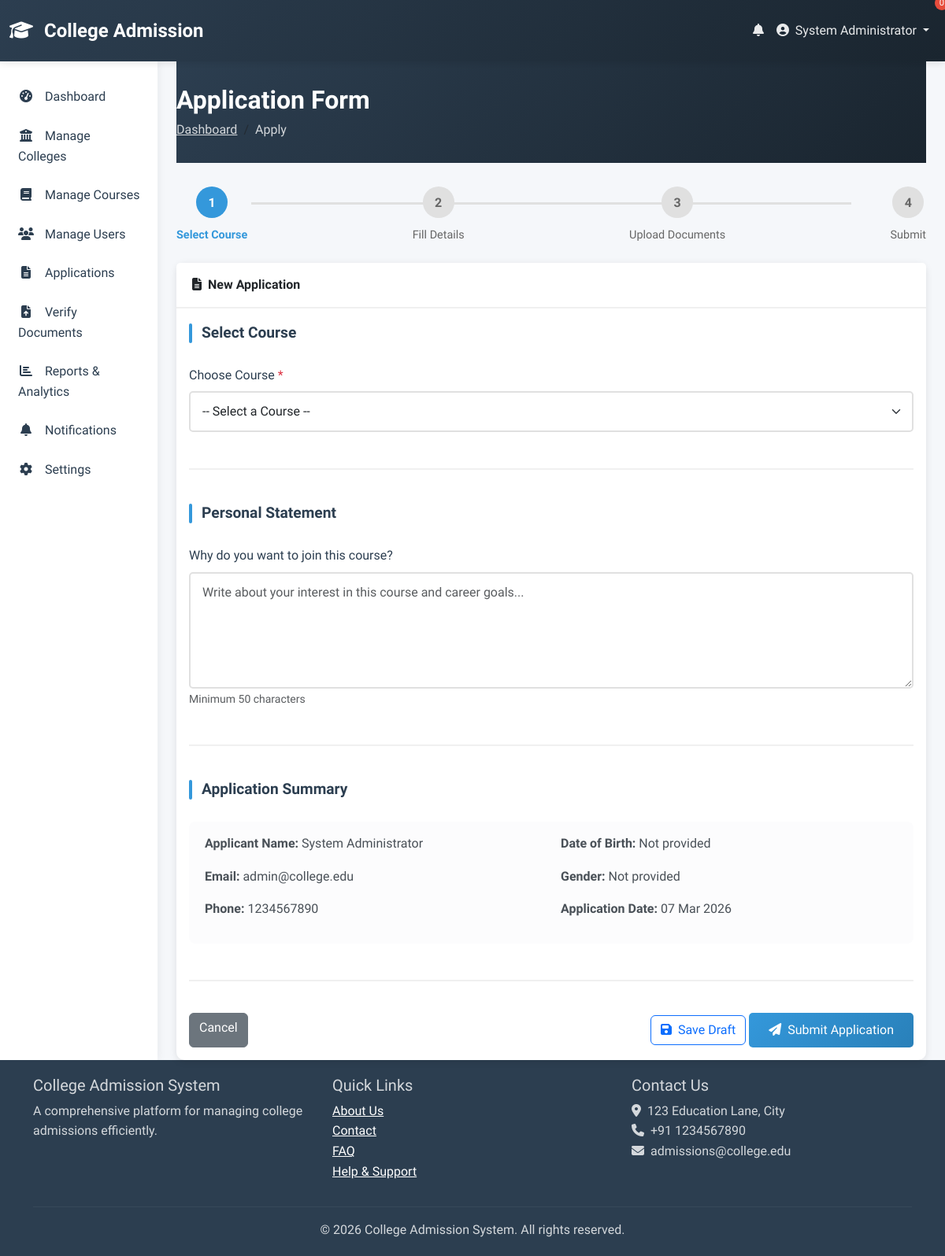
/student/application_form.php (signed in), run on the app's committed database.
### tables this page shows
CREATE TABLE IF NOT EXISTS user_profiles (
    id INT PRIMARY KEY AUTO_INCREMENT,
    user_id INT NOT NULL,
    first_name VARCHAR(100) NOT NULL,
    last_name VARCHAR(100),
    gender ENUM('male', 'female', 'other'),
    date_of_birth DATE,
    phone VARCHAR(20),
    address TEXT,
    city VARCHAR(100),
    state VARCHAR(100),
    pincode VARCHAR(20),
    nationality VARCHAR(50),
    aadhar_number VARCHAR(20),
    profile_image VARCHAR(255),
    created_at TIMESTAMP DEFAULT CURRENT_TIMESTAMP,
    updated_at TIMESTAMP DEFAULT CURRENT_TIMESTAMP ON UPDATE CURRENT_TIMESTAMP,
    FOREIGN KEY (user_id) REFERENCES users(id) ON DELETE CASCADE
);

### student/application_form.php (the view, shortened to what this page needs)
<?php
require_once '../config/db.php';
require_once '../includes/header.php';
$user_id = $_SESSION['user_id'];
$profile = $conn->query("SELECT * FROM user_profiles WHERE user_id = $user_id")->fetch_assoc();
?>
<div class="container-fluid">
    <div class="row">
        <?php include '../includes/sidebar.php'; ?>
        <main class="col-md-9 ms-sm-auto col-lg-10 px-md-4">
            <div class="page-header">
                <div class="d-flex justify-content-between align-items-center">
                    <div>
                        <h2>Application Form</h2>
                        <nav aria-label="breadcrumb">
                            <ol class="breadcrumb">
                                <li class="breadcrumb-item"><a href="index.php">Dashboard</a></li>
                                <li class="breadcrumb-item active">Apply</li>
                            </ol>
                        </nav>
                    </div>
                </div>
            </div>
            <div class="step-wizard mb-4">
                <div class="step-item active">
                    <div class="step-number">1</div>
                    <div class="step-label">Select Course</div>
                </div>
                <div class="step-item">
                    <div class="step-number">2</div>
                    <div class="step-label">Fill Details</div>
                </div>
                <div class="step-item">
                    <div class="step-number">3</div>
                    <div class="step-label">Upload Documents</div>
                </div>
                <div class="step-item">
                    <div class="step-number">4</div>
                    <div class="step-label">Submit</div>
                </div>
            </div>
            <div class="card">
                <div class="card-header">
                    <i class="fas fa-file-alt me-2"></i>New Application
                </div>
                <div class="card-body">
                    <form method="POST" id="applicationForm">
                        <div class="form-section">
                            <div class="form-section-title">Select Course</div>
                            <div class="mb-3">
                                <label class="form-label">Choose Course <span class="text-danger">*</span></label>
                                <select class="form-select" name="course_id" id="courseSelect" required>
                                    <option value="">-- Select a Course --</option>
                                </select>
                            </div>
                        </div>
                        <div class="form-section">
                            <div class="form-section-title">Personal Statement</div>
                            <div class="mb-3">
                                <label class="form-label">Why do you want to join this course?</label>
                                <textarea class="form-control" name="personal_statement" rows="5"
                                    placeholder="Write about your interest in this course and career goals..."></textarea>
                                <small class="text-muted">Minimum 50 characters</small>
                            </div>
                        </div>
                        <div class="form-section">
                            <div class="form-section-title">Application Summary</div>
                            <div class="alert alert-light">
                                <div class="row">
                                    <div class="col-md-6">
                                        <p><strong>Applicant Name:</strong> <?php echo htmlspecialchars($profile['first_name'] . ' ' . $profile['last_name']); ?></p>
                                        <p><strong>Email:</strong> <?php echo htmlspecialchars($_SESSION['email']); ?></p>
                                        <p><strong>Phone:</strong> <?php echo htmlspecialchars($profile['phone'] ?? 'Not provided'); ?></p>
                                    </div>
                                    <div class="col-md-6">
                                        <p><strong>Date of Birth:</strong> <?php echo $profile['date_of_birth'] ?? 'Not provided'; ?></p>
                                        <p><strong>Gender:</strong> <?php echo ucfirst($profile['gender'] ?? 'Not provided'); ?></p>
                                        <p><strong>Application Date:</strong> <?php echo date('d M Y'); ?></p>
                                    </div>
                                </div>
                            </div>
                        </div>
                        <div class="d-flex justify-content-between">
                            <a href="my_applications.php" class="btn btn-secondary">Cancel</a>
                            <div>
                                <button type="submit" name="action" value="save_draft" class="btn btn-outline-primary">
                                    <i class="fas fa-save me-2"></i>Save Draft
                                </button>
                                <button type="submit" name="action" value="submit" class="btn btn-primary">
                                    <i class="fas fa-paper-plane me-2"></i>Submit Application
                                </button>
                            </div>
                        </div>
                    </form>
                </div>
            </div>
        </main>
    </div>
</div>
<?php include '../includes/footer.php'; ?>

### css/style.css (style rules this page uses)
:root { --primary-color: #2c3e50; --secondary-color: #3498db; --accent-color: #e74c3c; --success-color: #27ae60; --warning-color: #f39c12; --info-color: #16a085; --dark-color: #1a252f; --light-color: #ecf0f1; --grey-color: #95a5a6; --white: #ffffff; --shadow: 0 2px 10px rgba(0, 0, 0, 0.1); --transition: all 0.3s ease; }
* { margin: 0; padding: 0; box-sizing: border-box; }
body { font-family: 'Segoe UI', Tahoma, Geneva, Verdana, sans-serif; background-color: #f5f7fa; color: #333; line-height: 1.6; min-height: 100vh; display: flex; flex-direction: column; }
.card { border: none; border-radius: 10px; box-shadow: var(--shadow); transition: var(--transition); }
.card-header { background: var(--white); border-bottom: 2px solid #f0f0f0; font-weight: 600; padding: 15px 20px; }
.btn-primary { background: linear-gradient(135deg, var(--secondary-color), #2980b9); border: none; padding: 10px 25px; border-radius: 5px; font-weight: 500; transition: var(--transition); }
.form-control, .form-select { border: 2px solid #e0e0e0; border-radius: 5px; padding: 12px 15px; transition: var(--transition); }
.form-label { font-weight: 500; color: var(--primary-color); margin-bottom: 8px; }
.alert { border: none; border-radius: 8px; padding: 15px 20px; }

### css/custom.css (style rules this page uses)
.page-header { background: linear-gradient(135deg, #2c3e50, #1a252f); padding: 30px 0; margin-bottom: 30px; color: white; }
.page-header h2 { font-weight: 600; margin-bottom: 5px; }
.page-header .breadcrumb { background: transparent; padding: 0; margin: 0; }
.page-header .breadcrumb-item, .page-header .breadcrumb-item a { color: rgba(255, 255, 255, 0.8); }
.form-section { margin-bottom: 40px; padding-bottom: 30px; border-bottom: 2px solid #f0f0f0; }
.form-section-title { font-size: 1.2rem; font-weight: 600; color: #2c3e50; margin-bottom: 25px; display: flex; align-items: center; }
.form-section-title::before { content: ''; width: 4px; height: 25px; background: #3498db; margin-right: 12px; border-radius: 2px; }
.step-wizard { display: flex; justify-content: space-between; margin-bottom: 40px; position: relative; }
.step-wizard::before { content: ''; position: absolute; top: 20px; left: 10%; right: 10%; height: 3px; background: #e0e0e0; z-index: 0; }
.step-item { text-align: center; position: relative; z-index: 1; }
.step-number { width: 40px; height: 40px; border-radius: 50%; background: #e0e0e0; color: #666; display: flex; align-items: center; justify-content: center; font-weight: 600; margin: 0 auto 10px; transition: all 0.3s ease; }
.step-item.active .step-number { background: #3498db; color: white; }
.step-label { font-size: 0.9rem; color: #666; }
.step-item.active .step-label { color: #3498db; font-weight: 600; }

### includes/header.php (style rules this page uses)
body { font-family: 'Segoe UI', Tahoma, Geneva, Verdana, sans-serif; }

### data on the page
user_profiles: first_name+last_name "System Administrator", phone "1234567890", date_of_birth "Not provided", gender "Not provided"

### other printed values
$_SESSION['user_name'] "System Administrator"
$_SESSION['email'] "admin@college.edu"
